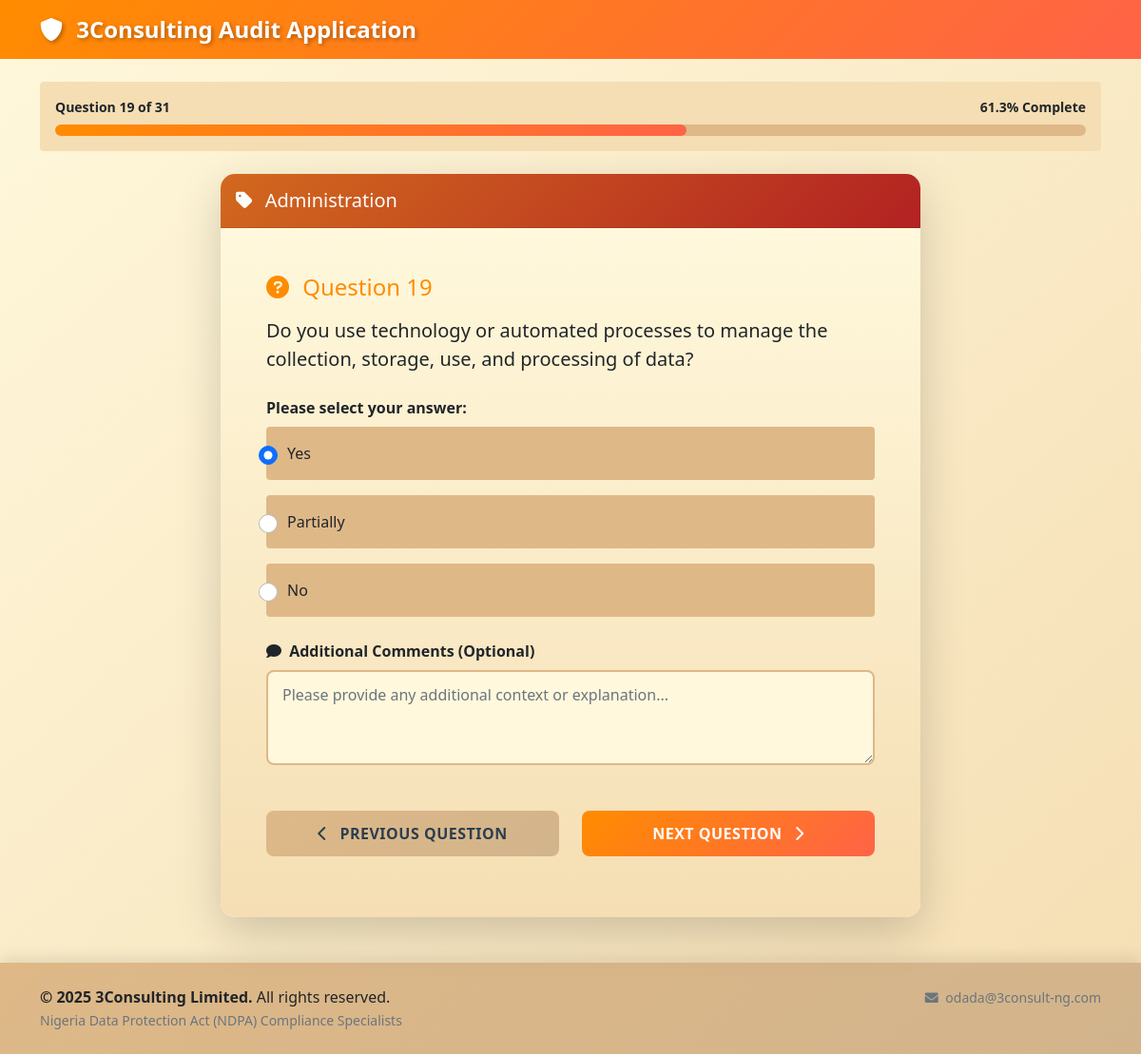
The app's page /question/19 (signed in) with its own data.
### models.py (models this page shows)
class Question(db.Model):
    id = db.Column(db.Integer, primary_key=True)
    category = db.Column(db.String(100), nullable=False)
    question_text = db.Column(db.Text, nullable=False)
    question_type = db.Column(db.String(50), nullable=False)  # 'multiple_choice', 'file_upload'
    options = db.Column(db.Text)  # JSON string for multiple choice options
    requires_file = db.Column(db.Boolean, default=False)
    order_num = db.Column(db.Integer, nullable=False)
    responses = db.relationship('Response', backref='question', lazy=True)

class Response(db.Model):
    id = db.Column(db.Integer, primary_key=True)
    user_id = db.Column(db.Integer, db.ForeignKey('user.id'), nullable=False)
    question_id = db.Column(db.Integer, db.ForeignKey('question.id'), nullable=False)
    answer = db.Column(db.Text)
    comment = db.Column(db.Text)
    file_path = db.Column(db.String(500))
    created_at = db.Column(db.DateTime, default=datetime.utcnow)

### routes.py (the view)
@app.route('/question/<int:question_id>')
def question(question_id):
    if 'user_id' not in session:
        return redirect(url_for('login'))
    question = Question.query.get_or_404(question_id)
    user_id = session['user_id']
    existing_response = Response.query.filter_by(user_id=user_id, question_id=question_id).first()
    total_questions = Question.query.count()
    current_position = Question.query.filter(Question.order_num <= question.order_num).count()
    next_question = Question.query.filter(Question.order_num > question.order_num).order_by(Question.order_num).first()
    prev_question = Question.query.filter(Question.order_num < question.order_num).order_by(Question.order_num.desc()).first()
    return render_template('question.html',
                         question=question,
                         existing_response=existing_response,
                         total_questions=total_questions,
                         current_position=current_position,
                         next_question=next_question,
                         prev_question=prev_question)

### routes.py (called while the page is built)
@app.template_filter('from_json')
def from_json_filter(value):
    try:
        return json.loads(value) if value else []
    except:
        return []

@app.context_processor
def utility_processor():
    return dict(enumerate=enumerate)

### templates/question.html (shortened to what this page needs)
{% extends "base.html" %}
{% block content %}
<div class="row mb-4">
    <div class="col-12">
        <div class="card border-0" style="background-color: #F5DEB3;">
            <div class="card-body py-3">
                <div class="d-flex justify-content-between align-items-center mb-2">
                    <small class="text-dark fw-bold">Question {{ current_position }} of {{ total_questions }}</small>
                    <small class="text-dark fw-bold">{{ ((current_position / total_questions) * 100) | round(1) }}% Complete</small>
                </div>
                <div class="progress" style="height: 12px;">
                    <div class="progress-bar" role="progressbar"
                         style="width: {{ (current_position / total_questions) * 100 }}%; background: linear-gradient(135deg, #FF8C00, #FF6347);"></div>
                </div>
            </div>
        </div>
    </div>
</div>
<div class="row justify-content-center">
    <div class="col-lg-8">
        <div class="card shadow-lg border-0 audit-card">
            <div class="card-header text-white py-3" style="background: linear-gradient(135deg, #D2691E, #B22222);">
                <h5 class="mb-0">
                    <i class="fas fa-tag me-2"></i>
                    {{ question.category }}
                </h5>
            </div>
            <div class="card-body p-5" style="background: linear-gradient(to bottom, #FFF8DC, #F5DEB3);">
                <form method="POST" action="{{ url_for('submit_answer') }}" enctype="multipart/form-data">
                    <div class="mb-4">
                        <h4 class="mb-3" style="color: #FF8C00;">
                            <i class="fas fa-question-circle me-2"></i>
                            Question {{ current_position }}
                        </h4>
                        <p class="lead text-dark">{{ question.question_text }}</p>
                    </div>
                    {% if question.question_type == 'multiple_choice' %}
                        <div class="mb-4">
                            <label class="form-label fw-bold text-dark">Please select your answer:</label>
                            {% set options = question.options | from_json %}
                            {% for option in options %}
                                <div class="form-check mb-3 p-3 rounded" style="background-color: #DEB887;">
                                    <input class="form-check-input audit-radio" type="radio" name="answer"
                                           id="option_{{ loop.index }}" value="{{ option }}"
                                           {% if existing_response and existing_response.answer == option %}checked{% endif %} required>
                                    <label class="form-check-label text-dark fw-medium" for="option_{{ loop.index }}">
                                        {{ option }}
                                    </label>
                                </div>
                            {% endfor %}
                        </div>
                    {% endif %}
                    <div class="mb-4">
                        <label for="comment" class="form-label fw-bold text-dark">
                            <i class="fas fa-comment me-1"></i>
                            Additional Comments (Optional)
                        </label>
                        <textarea class="form-control audit-textarea" id="comment" name="comment" rows="3"
                                  placeholder="Please provide any additional context or explanation...">{% if existing_response %}{{ existing_response.comment }}{% endif %}</textarea>
                    </div>
                    <div class="row mt-5">
                        <div class="col-md-6 mb-3">
                            {% if prev_question %}
                                <a href="{{ url_for('question', question_id=prev_question.id) }}"
                                   class="btn w-100 audit-btn-secondary">
                                    <i class="fas fa-chevron-left me-2"></i>
                                    Previous Question
                                </a>
                            {% else %}
                                <div class="text-muted text-center p-3">
                                    <i class="fas fa-info-circle me-1"></i>
                                    This is the first question
                                </div>
                            {% endif %}
                        </div>
                        <div class="col-md-6">
                            <button type="submit" class="btn w-100 audit-btn-primary">
                                {% if next_question %}
                                    Next Question
                                    <i class="fas fa-chevron-right ms-2"></i>
                                {% else %}
                                    Complete Audit
                                    <i class="fas fa-check ms-2"></i>
                                {% endif %}
                            </button>
                        </div>
                    </div>
                </form>
            </div>
        </div>
    </div>
</div>
{% endblock %}

### static/css/style.css (style rules this page uses)
:root { --primary-orange: #FF8C00; --light-orange: #FFD700; --beige: #F5DEB3; --dark-beige: #DEB887; --darker-beige: #D2B48C; --cream: #FFF8DC; --dark-orange: #FF6347; --gradient-primary: linear-gradient(135deg, #FF8C00, #FF6347); --gradient-secondary: linear-gradient(135deg, #DEB887, #D2B48C); --gradient-light: linear-gradient(to bottom, #FFF8DC, #F5DEB3); }
body { font-family: 'Segoe UI', Tahoma, Geneva, Verdana, sans-serif; background: linear-gradient(to bottom right, #FFF8DC, #F5DEB3); min-height: 100vh; }
.audit-card { border-radius: 15px; overflow: hidden; box-shadow: 0 10px 30px rgba(255, 140, 0, 0.2); transition: transform 0.3s ease, box-shadow 0.3s ease; }
.audit-btn-primary { background: var(--gradient-primary); border: none; color: white; font-weight: 600; padding: 12px 24px; border-radius: 8px; transition: all 0.3s ease; text-transform: uppercase; letter-spacing: 0.5px; }
.audit-btn-secondary { background: var(--gradient-secondary); border: none; color: #2C3E50; font-weight: 600; padding: 12px 24px; border-radius: 8px; transition: all 0.3s ease; text-transform: uppercase; letter-spacing: 0.5px; }
.audit-textarea { border: 2px solid #DEB887; border-radius: 8px; padding: 12px 15px; font-size: 16px; background-color: #FFF8DC; resize: vertical; min-height: 100px; transition: all 0.3s ease; }
.audit-radio { width: 20px; height: 20px; margin-right: 10px; accent-color: #FF8C00; }
.progress { background-color: #DEB887; border-radius: 10px; overflow: hidden; }
.progress-bar { border-radius: 10px; transition: width 0.6s ease; }

### records on screen
Question: category "Administration", question_text "Do you use technology or automated processes to manage the collection, storage, use, and processing of data?"
Response: answer "☑ Yes" "☐ Partially" "☐ No"

### other values on screen
{{ current_position }} "19"
{{ total_questions }} "31"
{{ ((current_position / total_questions) * 100) | round(1) }} "61.3"
{{ option }} "Yes" "Partially" "No"
